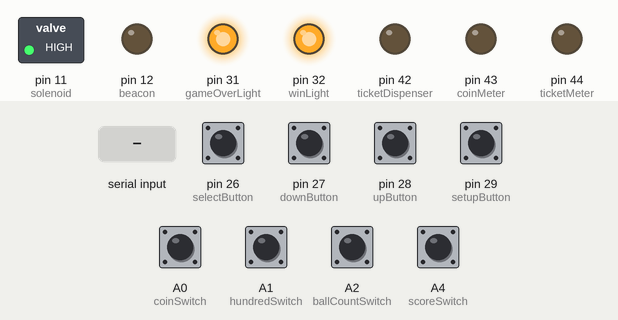
The sketch below on a simulated Arduino Mega 2560, built with avr-gcc and run on an emulated ATmega2560. On the bench: switched loads named in the sketch (green lamp = pin HIGH), output pins drawn as LEDs (lit = HIGH). The inputs (shaded band) are chosen by the test bench; at power-on: A0 (coinSwitch), A1 (hundredSwitch), A2 (ballCountSwitch), A4 (scoreSwitch), pin 26 (selectButton), pin 27 (downButton), pin 28 (upButton), pin 29 (setupButton) LOW. What the sketch prints to the serial monitor is not drawn.

Above: at 1.2 s.
1.3 s: "1" received over Serial
At 9.3 s:
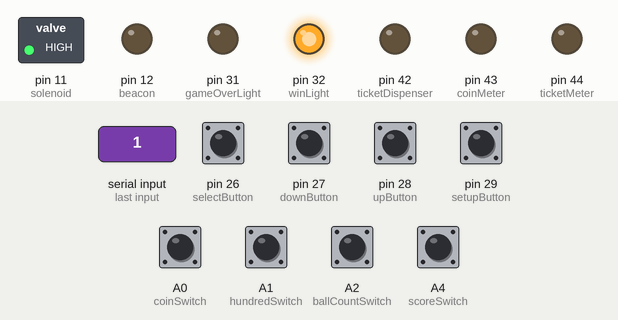
9.5 s: "0" received over Serial
At 12.4 s:
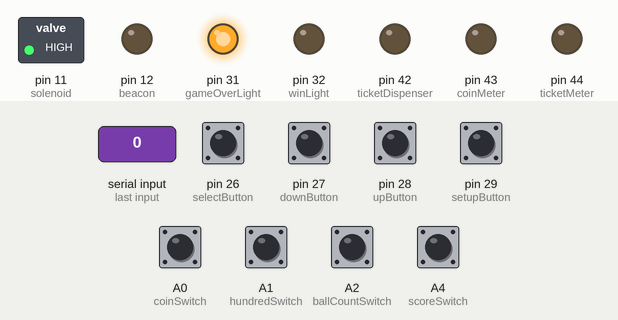
Timing chart, 0 to 22.5 s (numbered marks = the images above; inputs shaded):
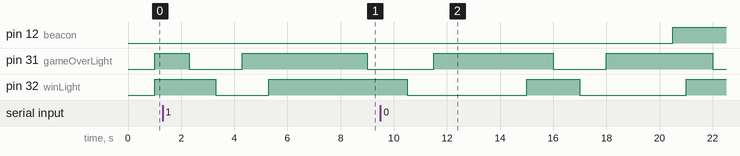

Measured:
- by itself, pin 31 (gameOverLight): alternates HIGH for 4.3 s and LOW for 2.0 s
- by itself, pin 32 (winLight): alternates HIGH for 2.0 s and LOW for 4.3 s

The sketch:

long_shot.ino
```cpp
#include <Shifter.h>
#include <TimedAction.h>
#include <Bounce.h>

///////////////////pin defs////////////////////////////////
//inputs
#define coinSwitch  A0
#define scoreSwitch A4
#define hundredSwitch  A1
#define ballCountSwitch  A2
#define selectButton  26
#define downButton  27
#define upButton  28
#define setupButton  29
#define ticketSensor  A3

//outputs
#define winLight  32
#define gameOverLight  31
#define freeGameLight 30
#define beacon 12
#define coinMeter  43
#define ticketMeter  44
#define solenoid 11
#define ticketDispenser  42

//7seg pins
#define SRCK 33
#define RCK 36
#define SIN 35

////////////////////////////////////////////////////////////

int gameState = 0;
int prevGameState=0;
int lastScore = 0;
int lastBallCount = 0;
byte state[20];

int score = 0;
int ballCount = 0;
Shifter shifter(4, SRCK,SIN,RCK); //these are the shift registers that contol the 7 seg displays
int switches = 0;

///////////////////////////////////////////////////////////

TimedAction idle = TimedAction(100,idler);
TimedAction solenoidTimer = TimedAction(6 * 1000,solenoidOff);
TimedAction ticketMeterTimer = TimedAction(25, ticketMeterClick);
TimedAction coinMeterTimer = TimedAction(25, coinMeterClick);
TimedAction gameOverLightTimer = TimedAction(1000, gameOverLightBlink);
TimedAction freeGameLightTimer = TimedAction(1000, freeGameLightBlink);
TimedAction winLightTimer = TimedAction(1000, winLightBlink);
TimedAction beaconTimer = TimedAction(10 * 1000, beaconOff);
TimedAction idleFlash = TimedAction(3 * 1000, idleFlashOn);
TimedAction idleOff = TimedAction (3*1000, idleFlashOff);

//////////////ticket dispensor variables///////////////////
int dispense = 0;
int notchRead = 111;
int ticketsDispensed = 0;
int ticketMeterClicks = 0;
long ticketTimer = 0;
int ticketError = 0;
int ticketsOwed = 0;
///////////////////////////////////////////////////////////
int commandByte = 1;
//////////////////Score Vars////////////////////////////
int scoreClicks = 0;
int hundredClicks = 0;
int ballClicks = 0;
int coinClicks = 0;
int upClicks = 0;
int downClicks = 0;
int selectClicks = 0;
int setupClicks = 0;

Bounce scoreDebounce = Bounce(scoreSwitch,33);
Bounce coinDebounce = Bounce(coinSwitch,50);
Bounce hundredDebounce = Bounce(hundredSwitch,400);
Bounce ballCountDebounce = Bounce(ballCountSwitch,50);
Bounce ticketDebounce = Bounce(ticketSensor,8);
Bounce selectDebounce = Bounce(selectButton,20);
Bounce setupDebounce = Bounce(setupButton,20);
Bounce upDebounce = Bounce(upButton,20);
Bounce downDebounce = Bounce(downButton,20);


///////////////////////////////////

void setup(){
  Serial.begin(57600);
  //Serial3.begin(57600);
  //Serial3.println("Serial debugging begin...");
  //delay(2000); //shouldn't actually need this
  idle.enable();
  solenoidTimer.disable();
  pinMode(gameOverLight, OUTPUT);
  pinMode(winLight, OUTPUT);
  pinMode(solenoid, OUTPUT);
  digitalWrite(solenoid, HIGH);
  pinMode(beacon, OUTPUT);

  pinMode(ticketDispenser, OUTPUT);
  digitalWrite(ticketDispenser, LOW);
  pinMode(ticketSensor, INPUT);

  pinMode(coinSwitch, INPUT);
  pinMode(scoreSwitch, INPUT);
  pinMode(hundredSwitch, INPUT);
  pinMode(ballCountSwitch, INPUT);

  pinMode(ticketMeter, OUTPUT);
  pinMode(coinMeter, OUTPUT);

  pinMode(upButton, INPUT);
  pinMode(downButton, INPUT);
  pinMode(setupButton, INPUT);
  pinMode(selectButton,INPUT);

 }

void loop(){
  poll_inputs(); //get switch states
  updateGame(); //pull the state from Pi, push switches to pi, parse out state
  //TimedAction checks//
  solenoidTimer.check();
  idle.check();
  gameOverLightTimer.check();
  winLightTimer.check();
  freeGameLightTimer.check();
  beaconTimer.check();
  idleFlash.check();
  idleOff.check();
  ticketMeterTimer.check();
  coinMeterTimer.check();
  /////////////////////////////////////

 if (dispense > 0 || ticketsOwed > 0){
   dispense_tickets();
  }

 if(gameState == 1 || gameState == 5){ //real game or setup mode
        idle.disable();
        if(gameState == 1 && prevGameState == 5){
          score = lastScore;
          ballCount = lastBallCount;
        }
        shifter.display(score,ballCount);
     }
 if(gameState == 3 && ticketError != 1){ //hold score mode
       idle.disable();
       shifter.display(lastScore,lastBallCount);
 }
 if(gameState == 0 && ticketError == 0){ //if the game is over and there are no ticket errors
       idle.enable(); //display the normal idle display
      }
 }
```

functions.ino
```cpp
void sendGameState(){
int b[11] = { commandByte,ticketsDispensed,scoreDebounce.getClicks(),hundredDebounce.getClicks(),
                  ballCountDebounce.getClicks(),coinDebounce.getClicks(),
                  upDebounce.getClicks(),downDebounce.getClicks(),
                  selectDebounce.getClicks(),setupDebounce.getClicks(),ticketError};

  for(int x = 0; x<=10; x++){
    //byte statusByte[4];
    //integerToBytes(b[x], statusByte);
    //Serial.write(statusByte,sizeof(statusByte));
    Serial.write(b[x]);
  }
  if(coinDebounce.getClicks()>0){
     digitalWrite(coinMeter,HIGH);
     coinMeterTimer.reset();
     coinMeterTimer.enable();
  }
  coinDebounce.setClicks(0);
  commandByte = 1;
}

void updateGame(){
  if(Serial.available()){
      if(Serial.readBytes((char *)state,20)){ //read in the 16 byte game status from Pi
        sendGameState(); //send out the current switch states
        parseGameState(state); //act on the game status from Pi
       }
   }
}

void parseGameState(byte* state){
    prevGameState = gameState;
    gameState = 0;
    gameState = state[18] << 8 | state[19];

    score = 0;
    switches = 0;
    ballCount = 0;

    score =   state[2] << 8 | state[3];
    switches = state[6] << 8 | state[7];
    ballCount =  state[14] << 8 | state[15];
    if((gameState == 2 || gameState == 5) && prevGameState != 5){
      //catch lastscore and ballcount before they are cleared
      lastScore = score;
      lastBallCount = ballCount;
    }
    if(gameState == 1){ //little hacky, only accept new tickets if we are in active game
      int disp_byte =  state[10] << 8 | state[11];
      dispense += disp_byte;
    }

    if(gameState == 2 || gameState == 0){
      //END_GAME state - clear vars

       scoreDebounce.setClicks(0);
       hundredDebounce.setClicks(0);
       ballCountDebounce.setClicks(0);
       ticketsOwed += dispense;
       dispense = 0;
       ticketsDispensed = 0;
    }

    if(gameState == 1 && (prevGameState == 0 || prevGameState == 2 || prevGameState == 3 || prevGameState == 4)){
      //start a new game
      ticketsDispensed = 0;

      //this might be bad...we might be restarting the game and still be in gameState=true
       gameOverLightTimer.disable();
       freeGameLightTimer.disable();
       winLightTimer.disable();
       digitalWrite(winLight,LOW);
       digitalWrite(freeGameLight,LOW);
       digitalWrite(gameOverLight,LOW);
       idleFlash.disable();
       idleOff.disable();
    }

    if(bitRead(switches,0) == 1 ){ //0 is off
     //turn free game lamp on
     //freeGameLightTimer.reset();
     digitalWrite(freeGameLight,HIGH);
     freeGameLightTimer.enable();
   }
   if(bitRead(switches,0) == 0 && gameState == 1){
     digitalWrite(freeGameLight,LOW);
     freeGameLightTimer.disable();
   }

   if(bitRead(switches,1) == 1){
     //turn game over lamp on
     //gameOverLightTimer.reset();
     digitalWrite(gameOverLight,HIGH);
     gameOverLightTimer.enable();
   }
     if(bitRead(switches,1) == 0 && gameState == 1){
     digitalWrite(gameOverLight, LOW);
     gameOverLightTimer.disable();
   }

   if(bitRead(switches,2) == 1){
     //turn winner lamp on
     //winLightTimer.reset();
     digitalWrite(winLight,HIGH);
     winLightTimer.enable();
   }
     if(bitRead(switches,2) == 0 && gameState == 1){
     digitalWrite(winLight,LOW);
     winLightTimer.disable();
   }

   if(bitRead(switches,3) == 0){
     //turn beacon lamp on
     beaconTimer.reset();
     beaconTimer.enable();
   }

   if(bitRead(switches,4) == 1){
     /* //turn coin meter on
     Serial3.println("COIN METER!!");
     digitalWrite(coinMeter,HIGH);
     coinMeterTimer.reset();
     coinMeterTimer.enable();*/
   }

   if(bitRead(switches,5) == 1){
     //turn ticket meter on
     digitalWrite(ticketMeter,HIGH);
     ticketMeterTimer.reset();
     ticketMeterTimer.enable();
   }

   if(bitRead(switches,6) == 1){
     //turn solenoid on
     digitalWrite(solenoid,LOW);
     solenoidTimer.reset();
     solenoidTimer.enable();
   }

   if(bitRead(switches,7) == 1){
    if(ticketError == 0 && gameState != 3)
      idle.enable();
   }
   else{
     idle.disable();
     //gameState = 0; //not sure about this...we need to drop out for setup mode
   }

  }
```

inputs.ino
```cpp
int checkButtonInput(Bounce &theButton){
   buttonDebounce(theButton);
    }

void clearClicks(Bounce &theButton){
  theButton.setClicks(0);
}

void buttonDebounce(Bounce &theButton){
  if( theButton.update()){
    if(theButton.read() == HIGH && theButton.getLastState() == 0){
      theButton.setClicks((theButton.getClicks() + 1));
      theButton.setLastState(1);
    }
    else{
      theButton.setLastState(0);
    }
  }
}
```

outputs.ino
```cpp
void idler(){
  shifter.idle();
  beaconTimer.enable();
}

void idleFlashOn(){
  gameOverLightTimer.enable();
  freeGameLightTimer.enable();
  winLightTimer.enable();
  idleFlash.disable();
  idleOff.reset();
  idleOff.enable();
}

void idleFlashOff(){
   gameOverLightTimer.disable();
   freeGameLightTimer.disable();
   winLightTimer.disable();
   idleOff.disable();
   idleFlash.reset();
   idleFlash.enable();
}
void solenoidOff(){
  digitalWrite(solenoid, HIGH);
  solenoidTimer.disable();
}

void gameOverLightBlink(){
  if(bitRead(PORTC, 5)){
    digitalWrite(gameOverLight, LOW);
  }
  else{
    digitalWrite(gameOverLight,HIGH);
  }
}

void freeGameLightBlink(){
  if(bitRead(PORTC, 6)==HIGH){
    digitalWrite(freeGameLight, LOW);
  }
  else{
    digitalWrite(freeGameLight,HIGH);
  }
}

void winLightBlink(){
  if(bitRead(PORTC, 7)){
    digitalWrite(winLight, LOW);
  }
  else{
    digitalWrite(winLight,HIGH);
  }
}

void beaconOff(){
  if(digitalRead(beacon)==HIGH){//why does this work? confused
    digitalWrite(beacon, LOW);
  }
  else{
    digitalWrite(beacon,HIGH);
  }
}

void ticketMeterClick(){
   digitalWrite(ticketMeter, LOW);
   ticketMeterTimer.disable();
}

void coinMeterClick(){
   digitalWrite(coinMeter, LOW);
   coinMeterTimer.disable();
}
```

scoring.ino
```cpp
void poll_inputs(){
  checkButtonInput(setupDebounce);
  checkButtonInput(selectDebounce);
  checkButtonInput(upDebounce);
  checkButtonInput(downDebounce);
  checkButtonInput(scoreDebounce);
  checkButtonInput(hundredDebounce);
  checkButtonInput(coinDebounce);
  checkButtonInput(ballCountDebounce);
}
```

ticket_disp.ino
```cpp
int dispense_tickets(){
  checkButtonInput(ticketDebounce);

  //lets check this once at first and then just check ticketDebounce.getclicks() after that
   if(gameState != 1 && gameState != 5 && ticketError == 1){
     //if the game is over and there is a ticket dispenser error
        idle.disable(); //turn off spinning zeros
         //set the score to the difference of the number of tickets to
        //be dispensed and the number of tickets dispensed so far
        shifter.display(ticketsOwed,ballCount);
        //ok so we stuffed the number of tickets owed and we're displaying it instead of
        //idle (only active when there isn't a game going on so it doesn't interfere with
        //normal gameplay)
     }

     if(ticketTimer < 3000){
        digitalWrite(ticketDispenser, HIGH); //activate motor
        ticketTimer++;

     }
     else{

          ticketError = 1;
          digitalWrite(ticketDispenser, LOW); //no tickets, deactivate motor

           }

       if(ticketDebounce.getClicks() > 0){
          if(bitRead(PORTL,7)){//check to see if the motor is active
          if(ticketsOwed > 0){
            ticketsOwed -=(int)ticketDebounce.getClicks();//pay out previously owed tickets first
          }
          else{
            dispense -= (int)ticketDebounce.getClicks();
            ticketsDispensed += (int)ticketDebounce.getClicks();
          }

             digitalWrite(ticketMeter,HIGH);
             ticketMeterTimer.reset();
             ticketMeterTimer.enable();
          }
           ticketDebounce.setClicks(0);
           ticketTimer = 0; // reset the timer
        }
  if(dispense <= 0 && ticketsOwed <= 0){

     ticketError = 0;
     digitalWrite(ticketDispenser,LOW);
     if(gameState == 0 || gameState == 2 || gameState == 3){
       ticketsDispensed = 0;
       idle.enable();
      }
   }
}
```
